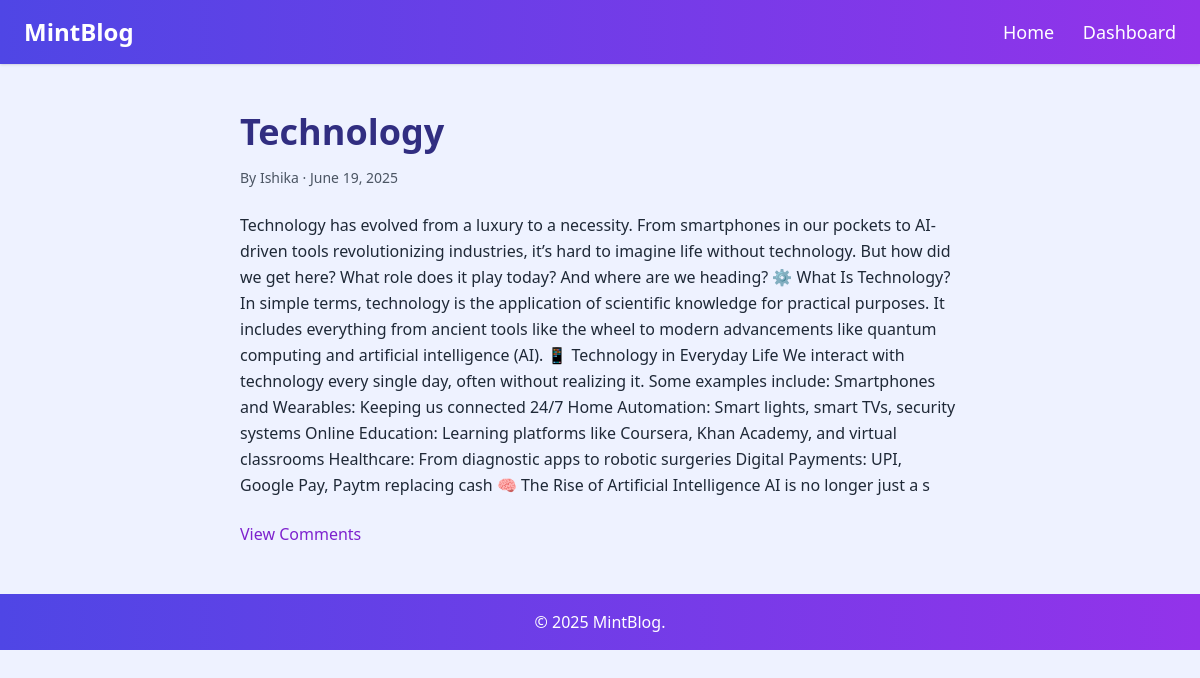
Page /blog_detail/2 on the committed database.
### blog_app/models.py (models this page shows, shortened)
class Blog(models.Model):
    title = models.CharField(max_length=100)
    content=models.TextField()
    created_on=models.DateField(auto_now_add=True)
    author = models.ForeignKey(User, on_delete=models.CASCADE)

### blog_app/views.py (the view)
# urls.py: path('blog_detail/<int:pk>', views.blog_detail , name='blog_detail'),
def blog_detail(request, pk):
    blog = get_object_or_404(Blog, pk=pk)
    return render(request, 'blogapp/blog_detail.html', {'blog':blog})

### blog_app/templates/blogapp/blog_detail.html (shortened to what this page needs)
<!DOCTYPE html>
<html lang="en">
<head>
  <script src="https://cdn.tailwindcss.com"></script>
</head>
<body class="bg-indigo-50 text-gray-800 font-sans">
  <header class="bg-gradient-to-r from-indigo-600 to-purple-600 text-white p-4 shadow">
    <div class="max-w-6xl mx-auto flex justify-between items-center">
      <h1 class="text-2xl font-bold">MintBlog</h1>
      <nav class="space-x-6 text-lg">
        <a href="{% url 'home' %}" class="hover:underline">Home</a>
        <a href="{% url 'dashboard' %}" class="hover:underline">Dashboard</a>
      </nav>
    </div>
  </header>
  <section class="max-w-3xl mx-auto py-12 px-6">
    <h2 class="text-4xl font-bold text-indigo-900 mb-4">{{blog.title}}</h2>
    <p class="text-sm text-gray-600 mb-6"> By {{blog.author.username}} · {{blog.created_on}}</p>
    <p class="mb-6 leading-relaxed">{{blog.content}}</p>
    <a href="comments.html" class="text-purple-700 hover:underline">View Comments</a>
  </section>
  <footer class="bg-gradient-to-r from-indigo-600 to-purple-600 text-white text-center p-4">
    © 2025 MintBlog.
  </footer>
</body>
</html>

### rows in the picture
Blog: title "Technology", author.username "Ishika", created_on "June 19, 2025", content "Technology has evolved from a luxury to a necessity. From smartphones in our pockets to AI-driven tools revolutionizing industries, it’s hard to imagine life without technology. But how did we get here? What role does it play today? And where are we heading? ⚙️ What Is Technology? In simple terms, technology is the application of scientific knowledge for practical purposes. It includes everything from ancient tools like the wheel to modern advancements like quantum computing and artificial intelligence (AI). 📱 Technology in Everyday Life We interact with technology every single day, often without realizing it. Some examples include: Smartphones and Wearables: Keeping us connected 24/7 Home…"
